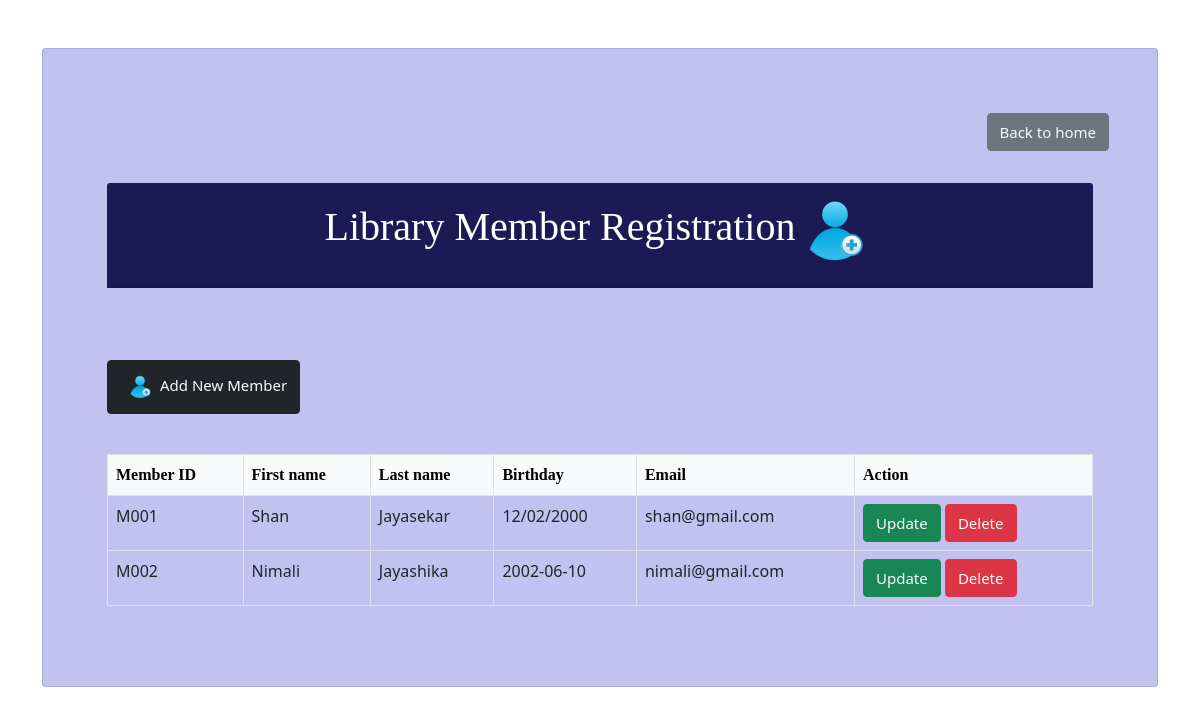
The page /libraryMemberRegistration/index.php on the database its author committed.
### tables this page shows
CREATE TABLE `member` (
  `member_id` varchar(5) NOT NULL,
  `first_name` varchar(100) NOT NULL,
  `last_name` varchar(100) NOT NULL,
  `birthday` varchar(100) NOT NULL,
  `email` varchar(100) NOT NULL
);

### libraryMemberRegistration/index.php (the view, shortened to what this page needs)
<?php
    include 'connect.php';
?>
<!DOCTYPE html>
<html lang="en">
<head>
    <link rel="stylesheet" href="style.css">
    <link href="https://cdn.jsdelivr.net/npm/bootstrap@5.0.2/dist/css/bootstrap.min.css" rel="stylesheet">
</head>
<body>
    <div class="container">
        <div class="card my-5 p-5"style="background:#9f9ee7a2;">
            <div  class="d-grid gap-2 d-md-flex justify-content-md-end">
                <button class="btn btn-secondary my-3"><a href="../loginAndUser/homeInterface.php" class="text-light btn_text btn_back">Back to home</a></button>
            </div>
            <div class="card-body">
                <div class="card-header" style="background:#1B1A55 ; color:white;">
                    <h1 class="text-center">Library Member Registration<img src="../img/member.png" alt="bookreg" width="80px" class="p-2"></h1>
                </div>
                <br>
                <button class="btn btn-dark mt-5 "><a href="addmember.php" class="text-light btn_text"><img src="../img/member.png" alt="addmember" class="p-2"  width="40px">Add New Member</a></button><br><br>
                <table class="table table-bordered">
                    <thead class="table-light">
                        <tr>
                        <th scope="col">Member ID</th>
                        <th scope="col">First name</th>
                        <th scope="col">Last name</th>
                        <th scope="col">Birthday</th>
                        <th scope="col">Email</th>
                        <th scope="col">Action</th>
                        </tr>
                    </thead>
                <tbody>
                    <?php
                        $sql = "SELECT * FROM member";
                        $result = mysqli_query($con, $sql);
                        if($result) {
                            while($row = mysqli_fetch_assoc($result)) {
                                $member_id = $row['member_id'];
                                $first_name = $row['first_name'];
                                $last_name = $row['last_name'];
                                $birthday = $row['birthday'];
                                $email = $row['email'];
                                echo '<tr>
                                        <td>'.$member_id.'</td>
                                        <td>'.$first_name.'</td>
                                        <td>'.$last_name.'</td>
                                        <td>'.$birthday.'</td>
                                        <td>'.$email.'</td>
                                        <td>
                                            <button class="btn btn-success" onclick="updatedata()"><a href="update.php? updateid='.$member_id.'"class="text-light btn_text">Update</a></button>
                                            <button class="btn btn-danger" onclick="deletedata()"><a href="delete.php? deleteid='.$member_id.'"class="text-light btn_text">Delete</a></button>
                                        </td>
                                    </tr>';
                            }
                        }
                    ?>
                </tbody>
                </table>
            </div>
        </div>
    </div>
</body>
</html>

### libraryMemberRegistration/style.css (style rules this page uses)
h1,h2,th,label { font-family: poppins; }
.btn_text { text-decoration: none; font-weight: 500; font-size: 15px; font-weight: 500; }

### rows shown on the page
member: member_id "M001", first_name "Shan", last_name "Jayasekar", birthday "12/02/2000", email "shan@gmail.com"
member: member_id "M002", first_name "Nimali", last_name "Jayashika", birthday "2002-06-10", email "nimali@gmail.com"
